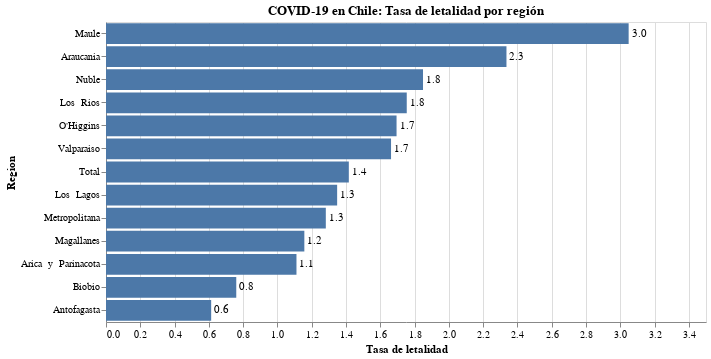

The notebook cell this image was saved under:
### Code cell
#hide_input
bars = alt.Chart(CFR).mark_bar().encode(
    x = alt.X('Tasa de letalidad:Q', axis=alt.Axis(title='Tasa de letalidad')),
    y = alt.Y('Region:N', sort='-x')
).properties(
    title='COVID-19 en Chile: Tasa de letalidad por región'
)

text = bars.mark_text(
    align='left',
    baseline='middle',
    dx=3  # Nudges text to right so it doesn't appear on top of the bar
).encode(
    text=alt.Text('Tasa de letalidad:Q', format=',.1f')
)

bars.configure_title(
    fontSize=20,
    font='Courier',
    anchor='start',
    color='gray'
)

(bars + text).properties(width=600, height=300)

### Figure 1 — Vega-Lite specification as saved in the notebook (floating-point values rounded to 4 significant figures)
{"config": {"view": {"continuousWidth": 400, "continuousHeight": 300}}, "layer": [{"mark": "bar", "encoding": {"x": {"type": "quantitative", "axis": {"title": "Tasa de letalidad"}, "field": "Tasa de letalidad"}, "y": {"type": "nominal", "field": "Region", "sort": "-x"}}, "title": "COVID-19 en Chile: Tasa de letalidad por región"}, {"mark": {"type": "text", "align": "left", "baseline": "middle", "dx": 3}, "encoding": {"text": {"type": "quantitative", "field": "Tasa de letalidad", "format": ",.1f"}, "x": {"type": "quantitative", "axis": {"title": "Tasa de letalidad"}, "field": "Tasa de letalidad"}, "y": {"type": "nominal", "field": "Region", "sort": "-x"}}, "title": "COVID-19 en Chile: Tasa de letalidad por región"}], "data": {"name": "data-0658b599c2a8ac0c9cdb00deae62be45"}, "height": 300, "width": 600, "$schema": "https://vega.github.io/schema/vega-lite/v4.8.1.json", "datasets": {"data-0658b599c2a8ac0c9cdb00deae62be45": [{"Region": "Antofagasta", "Tasa de letalidad": 0.6135}, {"Region": "Biobio", "Tasa de letalidad": 0.7599}, {"Region": "Arica  y  Parinacota", "Tasa de letalidad": 1.111}, {"Region": "Magallanes", "Tasa de letalidad": 1.157}, {"Region": "Metropolitana", "Tasa de letalidad": 1.282}, {"Region": "Los  Lagos", "Tasa de letalidad": 1.348}, {"Region": "Total", "Tasa de letalidad": 1.416}, {"Region": "Valparaiso", "Tasa de letalidad": 1.663}, {"Region": "O'Higgins", "Tasa de letalidad": 1.695}, {"Region": "Los  Rios", "Tasa de letalidad": 1.754}, {"Region": "Nuble", "Tasa de letalidad": 1.849}, {"Region": "Araucania", "Tasa de letalidad": 2.336}, {"Region": "Maule", "Tasa de letalidad": 3.049}]}}
